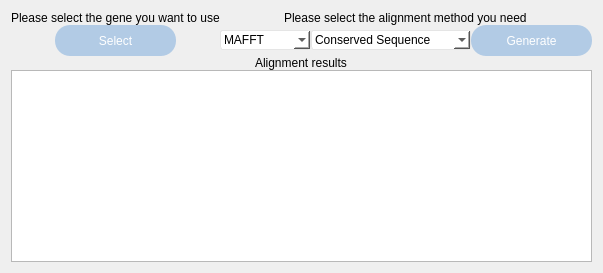
            <widget class="QWidget" name="chlo_ali">
             <attribute name="title">
              <string>页</string>
             </attribute>
             <layout class="QVBoxLayout" name="verticalLayout_16" stretch="0,0">
              <property name="spacing">
               <number>0</number>
              </property>
              <item>
               <layout class="QHBoxLayout" name="horizontalLayout_17">
                <item>
                 <layout class="QVBoxLayout" name="verticalLayout_14">
                  <item alignment="Qt::AlignHCenter">
                   <widget class="QLabel" name="label_16">
                    <property name="maximumSize">
                     <size>
                      <width>16777215</width>
                      <height>40</height>
                     </size>
                    </property>
                    <property name="text">
                     <string>Please select the gene you want to use</string>
                    </property>
                   </widget>
                  </item>
                  <item alignment="Qt::AlignHCenter">
                   <widget class="QPushButton" name="chlo_select">
                    <property name="minimumSize">
                     <size>
                      <width>121</width>
                      <height>31</height>
                     </size>
                    </property>
                    <property name="maximumSize">
                     <size>
                      <width>121</width>
                      <height>31</height>
                     </size>
                    </property>
                    <property name="styleSheet">
                     <string notr="true">QPushButton {  
    background-color: rgb(178, 203, 229); /* 设置背景颜色，这里以绿色为例 */  
    border: none; /* 移除边框 */  
    border-radius: 15px; /* 设置圆角半径 */  
    color: white; /* 设置文本颜色 */  
    padding: 10px 20px; /* 设置内边距 */  
}  
  
/* 当按钮被按下时的样式 */  
QPushButton:pressed {  
    background-color: rgb(159, 186, 214); /* 设置按下时的背景颜色，这里是稍暗的绿色 */  
}</string>
                    </property>
                    <property name="text">
                     <string>Select</string>
                    </property>
                   </widget>
                  </item>
                 </layout>
                </item>
                <item>
                 <layout class="QVBoxLayout" name="verticalLayout_15">
                  <item alignment="Qt::AlignHCenter">
                   <widget class="QLabel" name="label_17">
                    <property name="maximumSize">
                     <size>
                      <width>16777215</width>
                      <height>40</height>
                     </size>
                    </property>
                    <property name="text">
                     <string>Please select the alignment method you need</string>
                    </property>
                   </widget>
                  </item>
                  <item>
                   <layout class="QHBoxLayout" name="horizontalLayout_16">
                    <item>
                     <widget class="QComboBox" name="pairWay_2">
                      <property name="styleSheet">
                       <string notr="true">QComboBox {
    border-radius: 3px;
    padding: 1px 18px 1px 3px;
    background: transparent; 
    border: 1px solid gray; 
	border-color: #E5E5E5;
	background-color: #FFFFFF;
}
</string>
                      </property>
                      <item>
                       <property name="text">
                        <string>MAFFT</string>
                       </property>
                      </item>
                      <item>
                       <property name="text">
                        <string>ClustalW</string>
                       </property>
                      </item>
                      <item>
                       <property name="text">
                        <string>Muscle</string>
                       </property>
                      </item>
                     </widget>
                    </item>
                    <item>
                     <widget class="QComboBox" name="pairWork">
                      <property name="styleSheet">
                       <string notr="true">QComboBox {
    border-radius: 3px;
    padding: 1px 18px 1px 3px;
    background: transparent; 
    border: 1px solid gray; 
	border-color: #E5E5E5;
	background-color: #FFFFFF;
}
</string>
                      </property>
                      <item>
                       <property name="text">
                        <string>Conserved Sequence</string>
                       </property>
                      </item>
                      <item>
                       <property name="text">
                        <string>Complete genome</string>
                       </property>
                      </item>
                     </widget>
                    </item>
                    <item>
                     <widget class="QPushButton" name="ch_gen">
                      <property name="minimumSize">
                       <size>
                        <width>121</width>
                        <height>31</height>
                       </size>
                      </property>
                      <property name="maximumSize">
                       <size>
                        <width>121</width>
                        <height>31</height>
                       </size>
                      </property>
                      <property name="styleSheet">
                       <string notr="true">QPushButton {  
    background-color: rgb(178, 203, 229); /* 设置背景颜色，这里以绿色为例 */  
    border: none; /* 移除边框 */  
    border-radius: 15px; /* 设置圆角半径 */  
    color: white; /* 设置文本颜色 */  
    padding: 10px 20px; /* 设置内边距 */  
}  
  
/* 当按钮被按下时的样式 */  
QPushButton:pressed {  
    background-color: rgb(159, 186, 214); /* 设置按下时的背景颜色，这里是稍暗的绿色 */  
}</string>
                      </property>
                      <property name="text">
                       <string>Generate</string>
                      </property>
                     </widget>
                    </item>
                   </layout>
                  </item>
                 </layout>
                </item>
               </layout>
              </item>
              <item>
               <layout class="QVBoxLayout" name="verticalLayout_13">
                <item alignment="Qt::AlignHCenter">
                 <widget class="QLabel" name="label_18">
                  <property name="maximumSize">
                   <size>
                    <width>16777215</width>
                    <height>40</height>
                   </size>
                  </property>
                  <property name="text">
                   <string>Alignment results</string>
                  </property>
                 </widget>
                </item>
                <item>
                 <widget class="QPlainTextEdit" name="Res_2">
                  <property name="textInteractionFlags">
                   <set>Qt::NoTextInteraction</set>
                  </property>
                 </widget>
                </item>
               </layout>
              </item>
             </layout>
            </widget>
